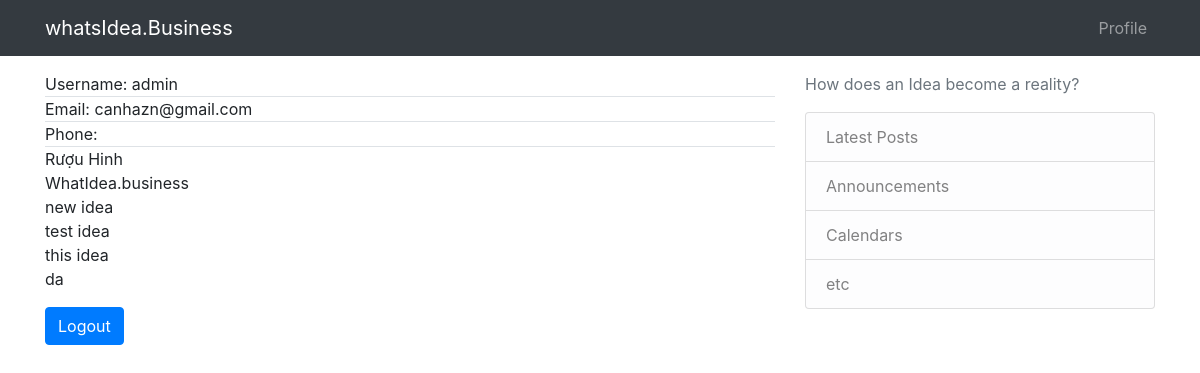
Page /profile-setting/ (signed in) on the earlier database version.
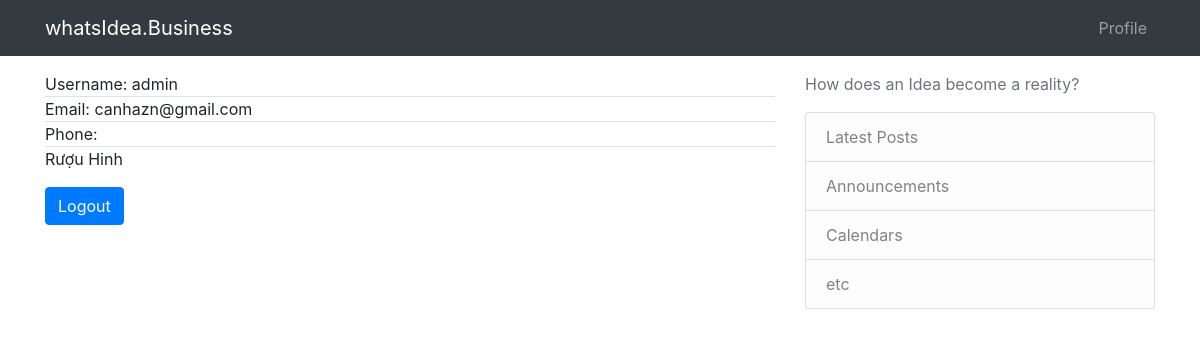
Same page on the later database version.
### core/models.py (models this page shows)
class Idea(models.Model):
    user = models.ManyToManyField(User)
    title = models.CharField(max_length=500)
    slug = models.SlugField(max_length=500, unique=True)
    problem = models.TextField()
    solution = models.TextField()
    is_publish = models.BooleanField(default=True)
    is_success = models.BooleanField(default=False)
    address = models.CharField(max_length=200, blank=True)
    phone = models.CharField(max_length=12, blank=True)
    website = models.CharField(max_length=30, blank=True)
    corver_image = models.ImageField(upload_to="media/", blank=True)
    date_created = models.DateTimeField(auto_now_add=True)
    def __str__(self):
        return str(self.title)

### user/views.py (the view)
# urls.py: path('profile-setting/', views.profileSetting, name="profile-setting-page")
@login_required()
def profileSetting(request):
    context = {
    }
    return render(request, 'user-profile-setting.html', context)

### templates/user-profile-setting.html (shortened to what this page needs)
{% extends 'base.html' %}
{%load static %}
{% load crispy_forms_tags %}
{% block content %}
<main>
    <div class="">
        <div class="border-bottom">
            Username: {{ user.username }}
        </div>
        <div class="border-bottom">
            Email: {{ user.email }}
        </div>
        <div class="border-bottom">
            Phone: {{ user.phone }}
        </div>
    </div>
    <div>
        {% for idea in user.idea_set.all %}
            {{ idea }} <br>
        {% endfor %}
    </div>
    <a href="{% url 'user-logout' %}" class="btn btn-primary my-3">Logout</a>
</main>
{% endblock content %}

Differences in the rows shown:
removed Idea: title "WhatIdea.business"
removed Idea: title "new idea"
removed Idea: title "test idea"
removed Idea: title "this idea"
removed Idea: title "da"
